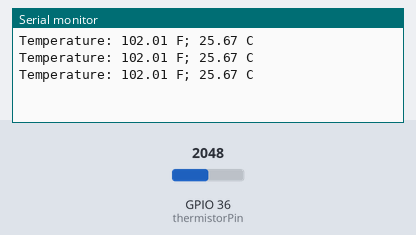
Bench run of a sketch on a simulated ESP32. On the bench: the last lines printed to the serial monitor. The test bench sets the inputs (shaded band); at power-on: GPIO 36 (thermistorPin) = 2048.

Above: at 1.3 s.
1.4 s: GPIO 36 (thermistorPin) set to 2866
At 1.9 s:
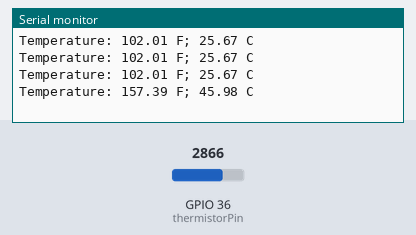
2.9 s: GPIO 36 (thermistorPin) set to 3603
At 3.4 s:
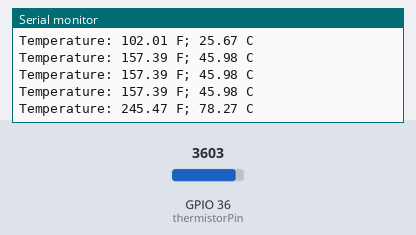
Timing chart, 0 to 5.9 s (numbered marks = the images above; inputs shaded):
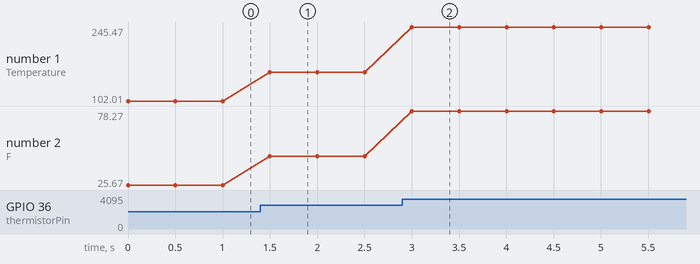

Measured:
- after the input at 1.4 s, the serial monitor: prints a new line after 0.10 s (image 1)
- after the input at 2.9 s, the serial monitor: prints a new line after 0.10 s (image 2)
- plotted number 1: 102.01 → 157.39 after the input at 1.4 s, 157.39 → 245.47 after the input at 2.9 s
- plotted number 2: 25.67 → 45.98 after the input at 1.4 s, 45.98 → 78.27 after the input at 2.9 s

The sketch:

ESP32_NTC10K.ino
```cpp
int thermistorPin = 36;
int Vo;  // Holds the ADC Value
float R2, tKelvin, tCelsius, tFahrenheit;
const float Beta = 3974.0;
const float roomTemp = 298.15;  // room temperature in Kelvin
const float Ro = 10000.0;       // Resistance of the thermistor at roomTemp
const float R1 = 9710.0;        // Resistnce of the known resistor

void setup() {
  Serial.begin(9600);
}

void loop() {
  Vo = analogRead(thermistorPin);
  R2 = R1 * (4095.0 / (float)Vo - 1.0);  // Resistance of the Thermistor
  tKelvin = (Beta * roomTemp) / (Beta + (roomTemp * log(R2 / Ro)));
  tCelsius = tKelvin - 273.15;
  tFahrenheit = (tCelsius * 9.0) / 3.3 + 32.0;

  Serial.print("Temperature: ");
  Serial.print(tFahrenheit);
  Serial.print(" F; ");
  Serial.print(tCelsius);
  Serial.println(" C");
  delay(500);
}
```
